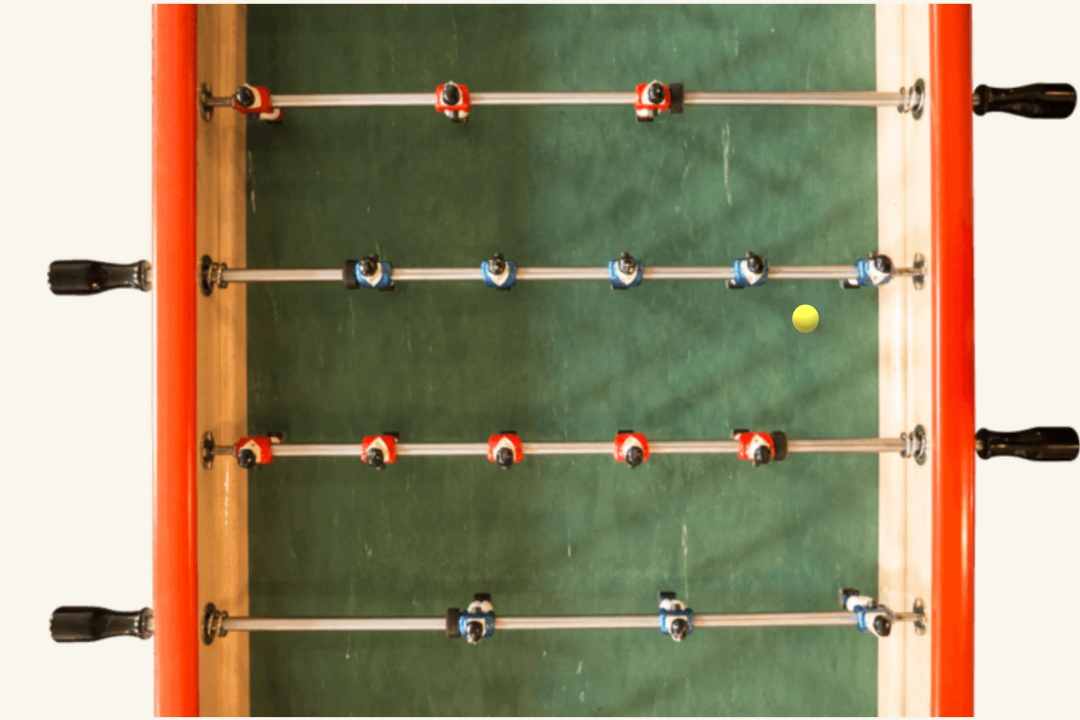
#> input picture baby.png, 1080 x 720 px, given in place of the camera
$ python ball2.py
#> lines starting #> are read from the running program, lines starting #| are printed output that depends on the picture; after the words box and inside, x2 and y2 are one past the last pixel; in counts of white or black regions, pixels touching at a corner belong together
import RPi.GPIO as GPIO
import time
import cv2
import imutils
import time

greenLower = (29, 86, 6)
greenUpper = (64, 255, 255)
yellowLower = (25, 90, 10)
yellowUpper = (64, 255, 255)

vs = cv2.VideoCapture(0)
#vs = cv2.VideoCapture("covos2.mp4")


#Set function to calculate percent from angle
def angle_to_percent (angle) :
    if angle > 180 or angle < 0 :
        return False

    start = 4
    end = 12.5
    ratio = (end - start)/180 #Calcul ratio from angle to percent

    angle_as_percent = angle * ratio

    return start + angle_as_percent

GPIO.setmode(GPIO.BOARD) #Use Board numerotation mode
GPIO.setwarnings(False) #Disable warnings

#Use pin 12 for PWM signal
pwm_gpio = 12
frequence = 50
GPIO.setup(pwm_gpio, GPIO.OUT)
pwm = GPIO.PWM(pwm_gpio, frequence)

#Init at 0°
pwm.start(angle_to_percent(0))
print("test")
time.sleep(1)


def is_none(data):
    if not(is_red(data) or is_yellow(data)):
        return True

def is_yellow(data):
    if data[2] > 200 and data[1] > 200 and data[0] < 150 :
        return True

# [4 lines left out: function is_red, not called in this run]


def print_vertical_line(i,img,height,left_end):
    for j in range (height-1):
        img[j,left_end+i]=[0,0,255]

def print_horizontal_line(i,img,width,height):
    for i in range (width-1):
        img[height//2,i]=[0,0,0]


def bar(field, ball_position, img,height,left_end, previous):
    print("previous=",previous)
    precision=18
    ball_position=ball_position-left_end
    section=field//(5*precision)
    if section==0:
        return 0
    absolute_sector=ball_position//section
    if int(absolute_sector)<0 or int(absolute_sector)>(5*precision):
        return 0

    relative_sector=absolute_sector//5
    if relative_sector!=previous:
        pwm.ChangeDutyCycle(angle_to_percent(relative_sector*10))
        print("canging duty")
    previous=relative_sector
    print("relative_sector=",relative_sector)

    #print("defender absolute alignment",int(section*relative_sector*5))
    #print_vertical_line(int(section*absolute_sector),img,height,left_end)
    return int(relative_sector),previous


# [45 lines left out: function get_field, not called in this run]


#field,left_end=get_field("covos2.mp4")
field,left_end=640,0
previous=1
while True:
    _, frame = vs.read()
#> frame is the input picture: shape (720, 1080, 3); mean B, G, R 113.5, 142.7, 153.3

    if frame is None:
        break

    #blurred = cv2.blur(frame, (11, 11), 0)
    blurred = cv2.GaussianBlur(frame, (11, 11), 0)
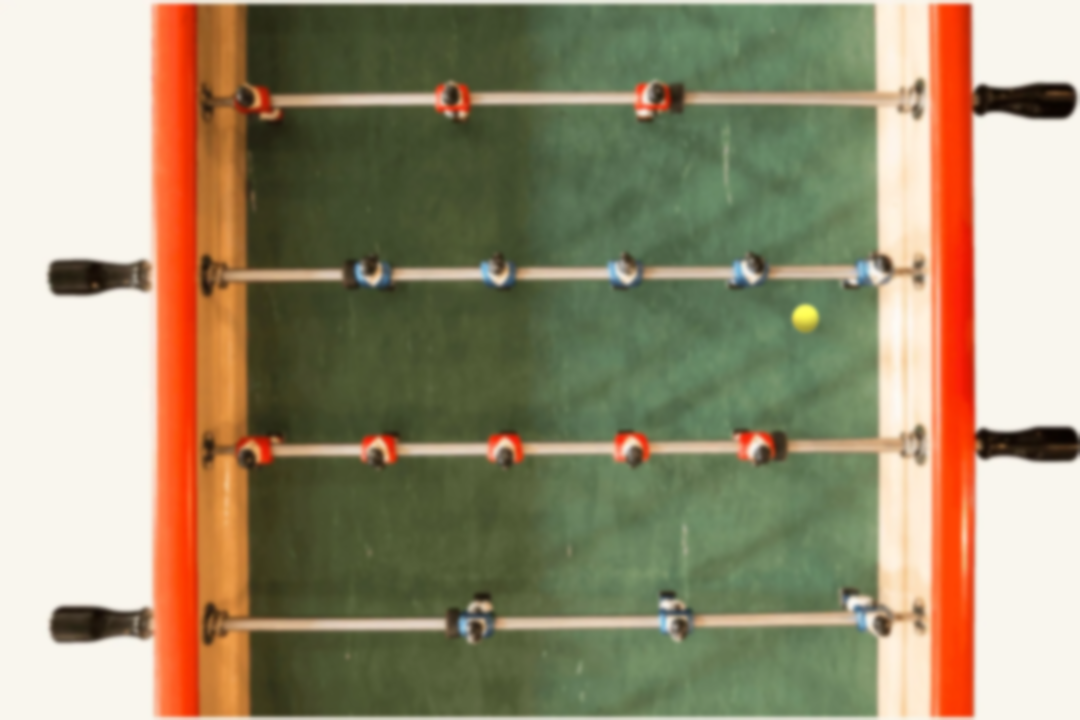
#> blurred: shape (720, 1080, 3); mean B, G, R 113.5, 142.7, 153.2
    height, width = frame.shape[:2]
#> height = 720; width = 1080
    hsv = cv2.cvtColor(blurred, cv2.COLOR_BGR2HSV)
#> hsv: shape (720, 1080, 3); mean H, S, V 32.2, 83.4, 162.5

    mask = cv2.inRange(hsv, yellowLower, yellowUpper)
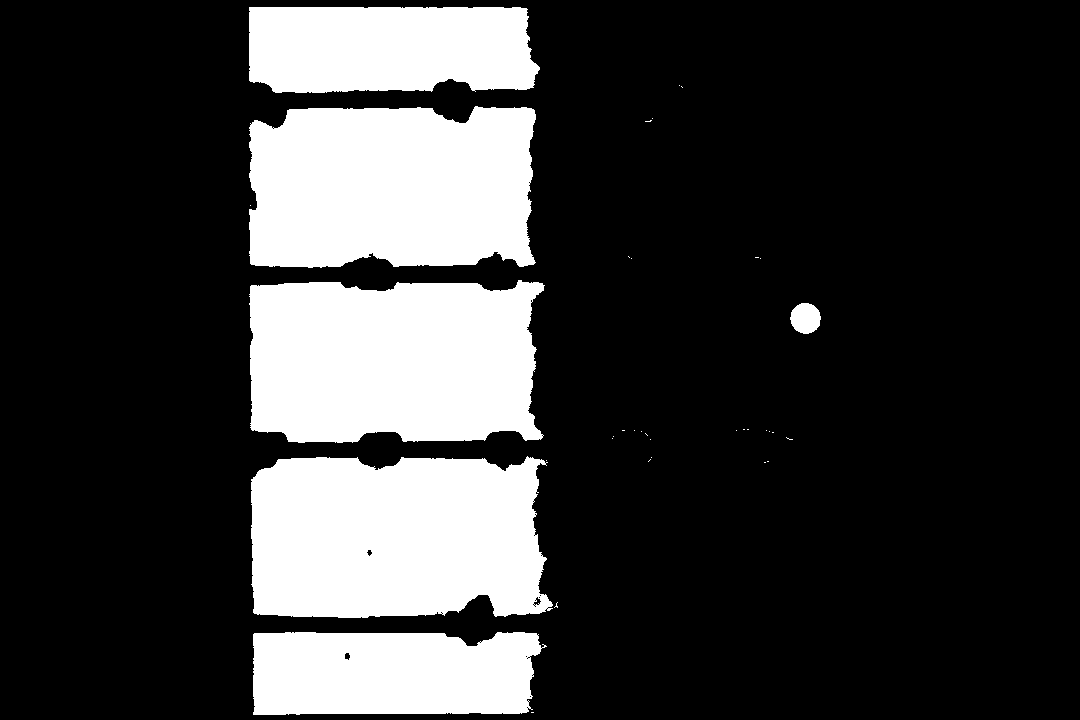
#> mask: shape (720, 1080); 22.6% white; 36 white regions (30 under 20 px), largest, box (x1, y1, x2, y2) and area: (251, 456, 553, 618) 43846, (249, 280, 545, 443) 43275, (249, 106, 536, 268) 42641, (249, 7, 540, 93) 23130, (253, 632, 547, 715) 22333, (790, 303, 821, 334) 739

    #mask = cv2.inRange(hsv, greenLower, greenUpper)

    mask = cv2.erode(mask, None, iterations=2)
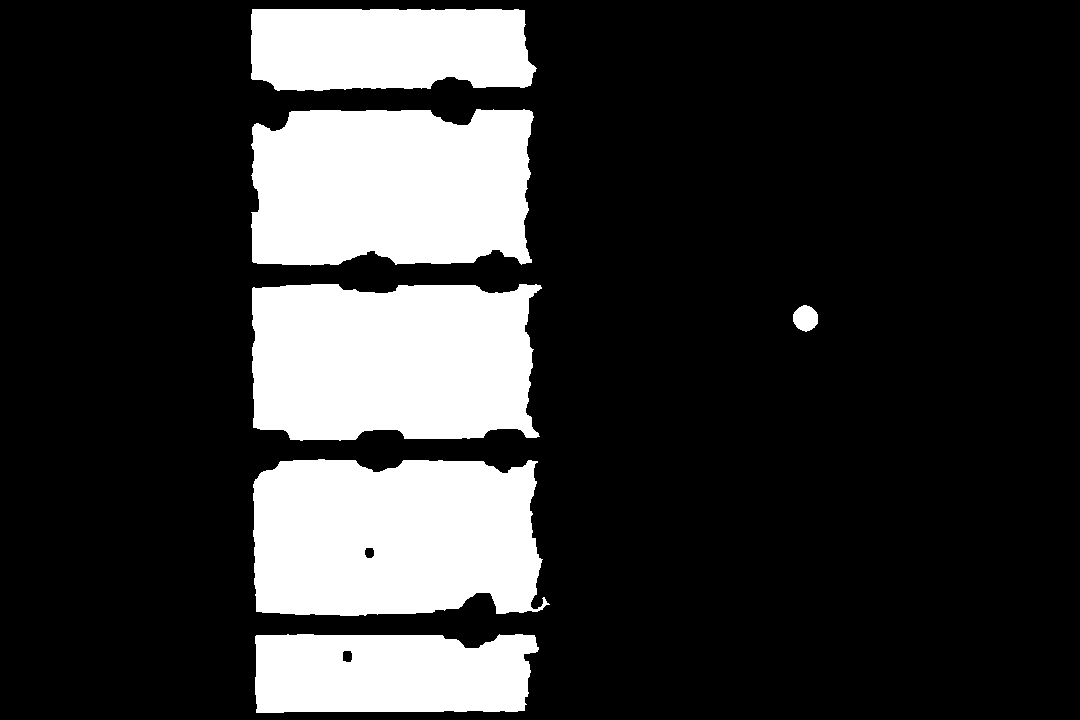
#> mask: shape (720, 1080); 21.3% white; 6 white regions, box (x1, y1, x2, y2) and area: (253, 459, 550, 616) 41402, (252, 284, 542, 441) 41089, (251, 109, 534, 266) 40415, (251, 9, 537, 91) 21453, (255, 634, 539, 713) 20592, (793, 305, 818, 332) 508
    mask = cv2.dilate(mask, None, iterations=2)
#> mask: shape (720, 1080); 22.6% white; 6 white regions
    #mask = cv2.erode(mask, None, iterations=1)
    #mask = cv2.dilate(mask, None, iterations=1)
    cnts = cv2.findContours(mask.copy(), cv2.RETR_EXTERNAL,
                            cv2.CHAIN_APPROX_SIMPLE)
#> cnts = 6 contours; box (x1, y1, x2, y2) and area: (251, 457, 552, 618) 43238, (250, 282, 544, 443) 42740, (249, 107, 536, 268) 42106, (249, 7, 539, 93) 22708, (253, 632, 541, 715) 21906, (791, 303, 820, 334) 688
    cnts = imutils.grab_contours(cnts)
    center = None

    if len(cnts) > 0:
        c = max(cnts, key=cv2.contourArea)
#> c = contour of 284 points, box (x1, y1, x2, y2) (251, 457, 552, 618), area 43238
        ((x, y), radius) = cv2.minEnclosingCircle(c)
#> x = 401; y = 543.8; radius = 162.4
        M = cv2.moments(c)
#> M = moments, m00 43238.5, centre m10/m00, m01/m00 = (393.7, 537.4)
        center = (int(M["m10"] / M["m00"]), int(M["m01"] / M["m00"]))
#> center = (393, 537)
        _,previous=bar(field, center[0], frame, height,left_end,previous)
#> previous = 11
        #t2=time.time()
        #print("p1=",t2-t1)
        # To see the centroid clearly
        if radius > 10:
            cv2.circle(frame, (int(x), int(y)), int(radius), (0, 255, 255), 5)
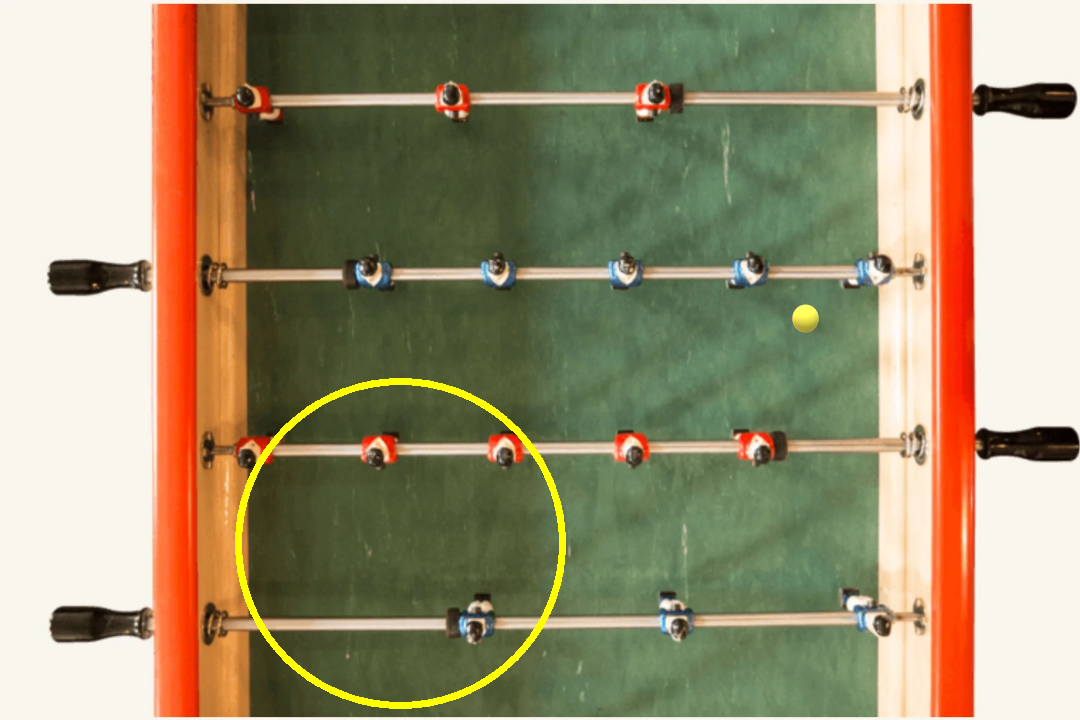
#> frame: shape (720, 1080, 3); 0.92% of pixels changed, all inside (x1, y1, x2, y2) = (235, 378, 566, 709)
            cv2.imwrite("circled_frame.png", cv2.resize(frame, (int(width / 2), int(height / 2))))
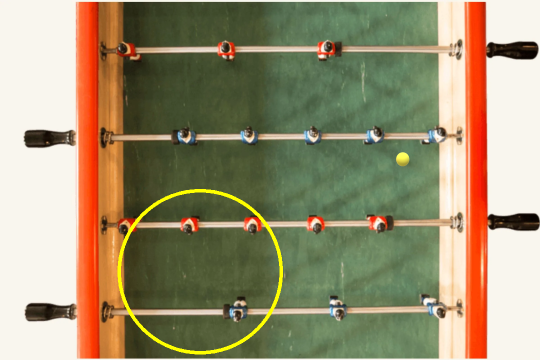
#> saved as circled_frame.png: shape (360, 540, 3); mean B, G, R 113.1, 144.3, 154.8
            cv2.circle(frame, center, 5, (0, 0, 255), -1)
#> frame: shape (720, 1080, 3); 0.01% of pixels changed, all inside (x1, y1, x2, y2) = (388, 532, 399, 543)
    cv2.imshow("Frame", frame)
    if cv2.waitKey(1) & 0xFF == ord('q'):
#> (key q is pressed here)
        break

    cv2.imshow("Frame", frame)
    if cv2.waitKey(1) & 0xFF == ord('q'):
        break

vs.release()
cv2.destroyAllWindows()
pwm.stop()
#> (this line was passed over: RPi is not available in this run)
GPIO.cleanup()
